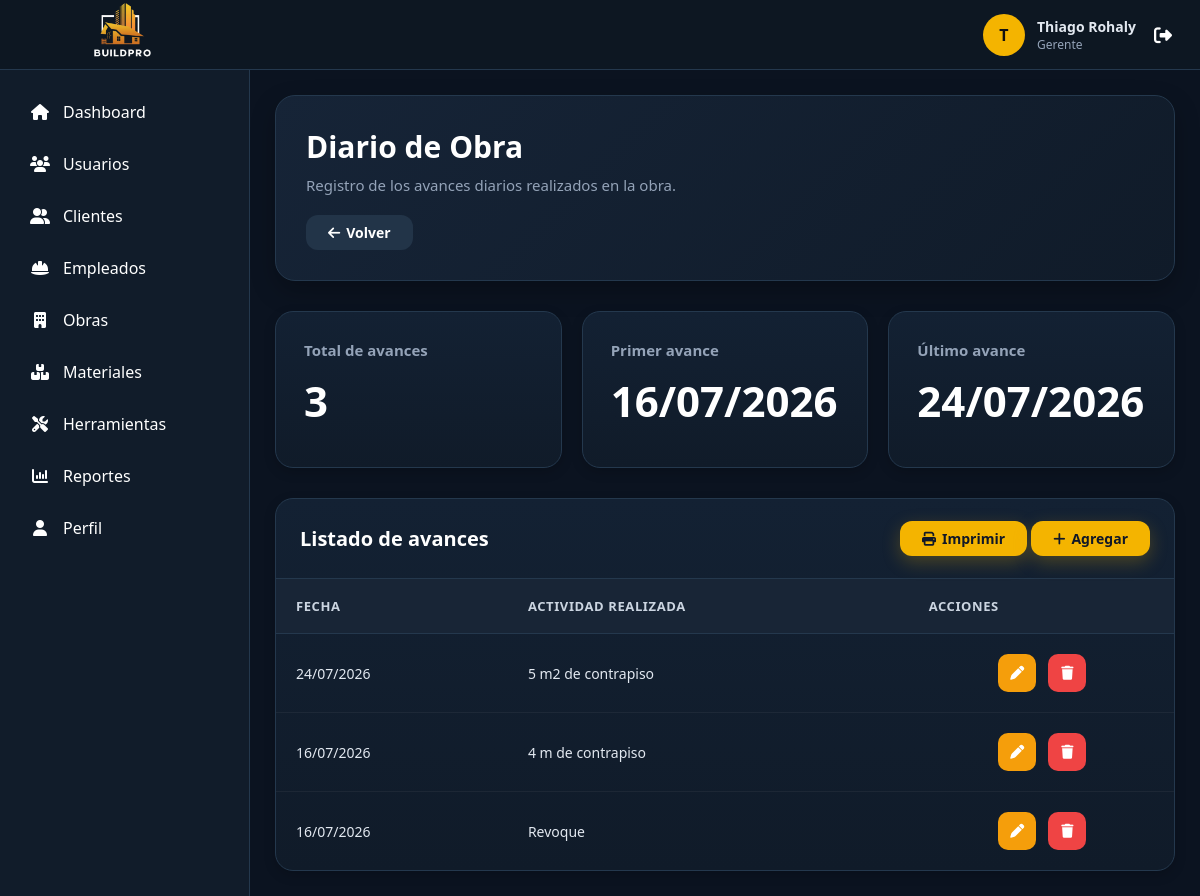
/controladores/AvanceController.php?accion=listar&id_obra=9 (signed in), run on an earlier commit of the app's database.
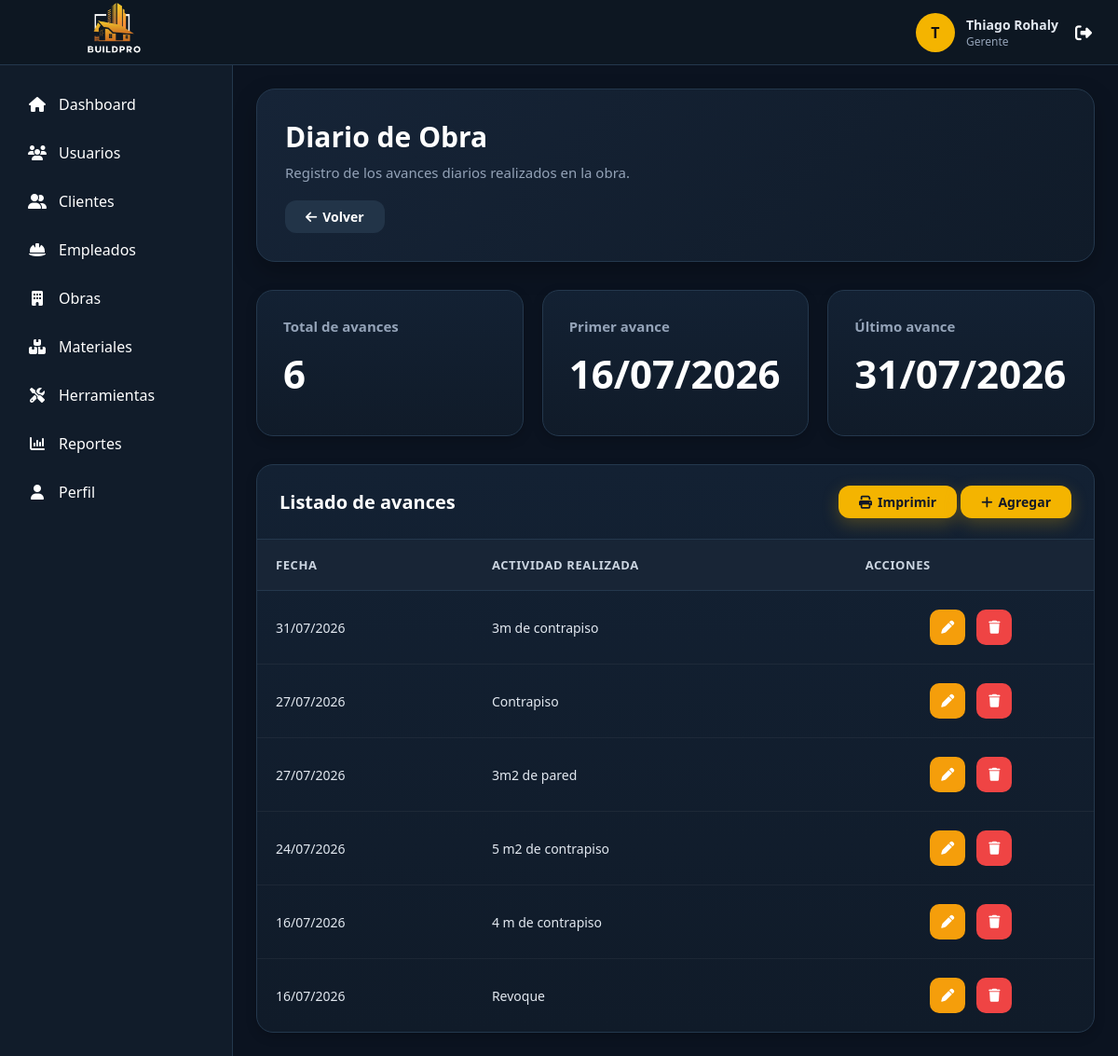
And on a later commit of the database.
### tables this page shows
CREATE TABLE `avance_diario` (
  `id_avance_diario` int(11) NOT NULL,
  `id_obra` int(11) NOT NULL,
  `fecha` date NOT NULL,
  `descripcion` text DEFAULT NULL
);

### modelos/Conexion.php (called while the page is built)
<?php
class Conexion {
    private $host = "localhost";
    private $usuario = "root";
    private $password = "";
    private $baseDatos = "constructora";
    public function conectar(){
        try {
            $conexion = new PDO(
                "mysql:host=".$this->host.";dbname=".$this->baseDatos.";charset=utf8",
                $this->usuario,
                $this->password
            );
            $conexion->setAttribute(
                PDO::ATTR_ERRMODE,
                PDO::ERRMODE_EXCEPTION
            );
            return $conexion;
        } catch(PDOException $e){
            die("Error de conexión: ".$e->getMessage());
        }
    }
}
?>

### modelos/Avance.php (called while the page is built, shortened)
<?php
require_once "Conexion.php";
class Avance
{
    private $conexion;
    public function __construct()
    {
        $db = new Conexion();
        $this->conexion = $db->conectar();
    }
    public function obtenerPorObra($id_obra)
    {
        $sql = "SELECT *
                FROM avance_diario
                WHERE id_obra = ?
                ORDER BY fecha DESC";
        $stmt = $this->conexion->prepare($sql);
        $stmt->execute([$id_obra]);
        return $stmt->fetchAll(PDO::FETCH_ASSOC);
    }
    public function contar($id_obra)
    {
        $sql = "SELECT COUNT(*)
                FROM avance_diario
                WHERE id_obra = ?";
        $stmt = $this->conexion->prepare($sql);
        $stmt->execute([$id_obra]);
        return $stmt->fetchColumn();
    }
    public function primero($id_obra)
    {
        $sql = "SELECT fecha
                FROM avance_diario
                WHERE id_obra = ?
                ORDER BY fecha ASC
                LIMIT 1";
        $stmt = $this->conexion->prepare($sql);
        $stmt->execute([$id_obra]);
        return $stmt->fetch(PDO::FETCH_ASSOC);
    }
    public function ultimo($id_obra)
    {
        $sql = "SELECT fecha
                FROM avance_diario
                WHERE id_obra = ?
                ORDER BY fecha DESC
                LIMIT 1";
        $stmt = $this->conexion->prepare($sql);
        $stmt->execute([$id_obra]);
        return $stmt->fetch(PDO::FETCH_ASSOC);
    }
}

### vistas/obras/avances/index.php (the view, shortened to what the changed rows need)
<?php
$cantidad = $cantidad ?? 0;
$primero = $primero ?? null;
$ultimo = $ultimo ?? null;
require_once __DIR__ . "/../../../layouts/header.php";
require_once __DIR__ . "/../../../layouts/sidebar.php";
?>
<main class="content">
    <div class="page-header">
        <div>
            <h1 class="page-title">
                Diario de Obra
            </h1>
            <p class="page-subtitle">
                Registro de los avances diarios realizados en la obra.
            </p>
        </div>
        <a href="/empresa_constructora/vistas/obras/ver.php?id=<?= $_GET["id_obra"] ?>"
            class="btn btn-secondary">
            <i class="fa-solid fa-arrow-left"></i>
            Volver
        </a>
    </div>
    <div class="cards-grid">
        <div class="dashboard-card">
            <h3>Total de avances</h3>
            <h2>
                <?= $cantidad ?>
            </h2>
        </div>
        <div class="dashboard-card">
            <h3>Primer avance</h3>
            <h2>
                <?= $primero ? date("d/m/Y", strtotime($primero["fecha"])) : "-" ?>
            </h2>
        </div>
        <div class="dashboard-card">
            <h3>Último avance</h3>
            <h2>
                <?= $ultimo ? date("d/m/Y", strtotime($ultimo["fecha"])) : "-" ?>
            </h2>
        </div>
    </div>
    <div class="table-container">
        <div class="table-header">
            <h2>
                Listado de avances
            </h2>
            <div>
                <button
                    onclick="window.print()"
                    class="btn btn-primary">
                    <i class="fa-solid fa-print"></i>
                    Imprimir
                </button>
                <a
                    href="/empresa_constructora/controladores/AvanceController.php?accion=crear&id_obra=<?= $_GET["id_obra"] ?>"
                    class="btn btn-primary">
                    <i class="fa-solid fa-plus"></i>
                    Agregar
                </a>
            </div>
        </div>
        <?php if (count($avances) > 0) { ?>
            <table class="table">
                <thead>
                    <tr>
                        <th>Fecha</th>
                        <th>Actividad realizada</th>
                        <th class="no-print">
                            Acciones
                        </th>
                    </tr>
                </thead>
                <tbody>
                    <?php foreach ($avances as $avance) { ?>
                        <tr>
                            <td>
                                <?= date("d/m/Y", strtotime($avance["fecha"])) ?>
                            </td>
                            <td>
                                <?= nl2br(htmlspecialchars($avance["descripcion"])) ?>
                            </td>
                            <td class="no-print">
                                <div class="table-actions">
                                <a
                                    href="/empresa_constructora/controladores/AvanceController.php?accion=editar&id=<?= $avance["id_avance_diario"] ?>&id_obra=<?= $_GET["id_obra"] ?>" class="btn btn-warning">
                                    <i class="fa-solid fa-pen"></i>
                                </a>
                                <a
                                    href="/empresa_constructora/controladores/AvanceController.php?accion=eliminar&id=<?= $avance["id_avance_diario"] ?>"
                                    class="btn btn-danger"
                                    onclick="return confirm('¿Desea eliminar este avance?')">
                                    <i class="fa-solid fa-trash"></i>
                                </a>
                                </div>
                            </td>
                        </tr>
                    <?php } ?>
                </tbody>
            </table>
        <?php } ?>
    </div>
</main>
<?php require_once __DIR__ . "/../../../layouts/footer.php"; ?>

### layouts/sidebar.php
<?php
require_once __DIR__ . "/../config/menu.php";
$rol = $_SESSION['usuario']['rol'];
$rutaActual = $_SERVER['REQUEST_URI'];
?>
<aside class="sidebar">
    <?php foreach ($menu[$rol] as $item) {
        $activo = strpos($rutaActual, $item[2]) !== false;
    ?>
        <a
            href="<?= $item[2] ?>"
            class="<?= $activo ? 'active' : '' ?>">
            <i class="<?= $item[0] ?>"></i>
            <span>
                <?= $item[1] ?>
            </span>
        </a>
    <?php } ?>
</aside>

What changed in the data, as far as the page shows it:
added avance_diario: fecha "31/07/2026", descripcion "3m de contrapiso"
added avance_diario: fecha "27/07/2026", descripcion "Contrapiso"
added avance_diario: fecha "27/07/2026", descripcion "3m2 de pared"
Also different on the page:
$cantidad: "3" → "6"
date("d/m/Y", strtotime($ultimo["fecha"])): "24/07/2026" → "31/07/2026"
